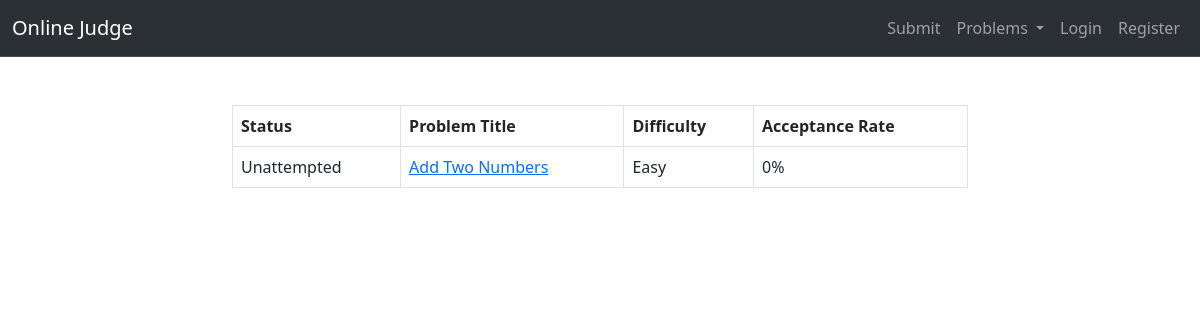
The app's page /, older data.
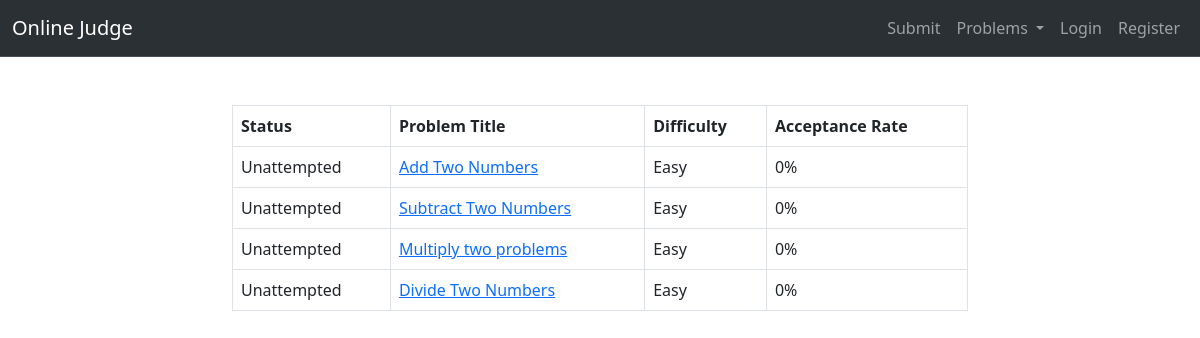
The same page, newer data.
### code_execution/models.py (models this page shows)
class Problem(models.Model):
    difficulty_choices = [("Easy", "Easy"), ("Medium", "Medium"), ("Difficult", "Difficult")]
    problem_id = models.CharField(max_length=120)
    problem_title = models.CharField(max_length=200)
    problem_statement = models.TextField(max_length=10000)
    difficulty = models.CharField(max_length=50, choices=difficulty_choices, default="Easy")
    count_solved = models.IntegerField(default=0)
    count_attempted = models.IntegerField(default=0)
    user_uploaded = models.ForeignKey(User, on_delete=models.SET_NULL, null=True)

### code_execution/views.py (the view)
# urls.py: path('', views.show_problem, name="show_problems")
def show_problem(request):
    problems = Problems.objects.all()
    updated_problems = []
    for problem in problems:
        new_object = {'problem': problem}
        if Submission.objects.filter(Q(problem__problem_id=problem.problem_id) & Q(verdict="ACCEPTED") & Q(
                user__username=request.user.username)).exists():
            new_object['status'] = "Solved"
        elif Submission.objects.filter(
                Q(problem__problem_id=problem.problem_id) & Q(user__username=request.user.username)).exists():
            new_object['status'] = "Unsolved"
        else:
            new_object['status'] = "Unattempted"
        updated_problems.append((new_object))
    return render(request, "code_execution/problems.html", {"problems": updated_problems})

### code_execution/templates/code_execution/problems.html
{% extends "users/base.html" %}
{% block content %}
    <div class="container mt-5">
        <div class="row justify-content-center">
            <div class="col-md-8">
                <table class="table table-bordered table-hover">
                    <thead class="thead-light">
                        <tr>
                            <th>Status</th>
                            <th>Problem Title</th>
                            <th>Difficulty</th>
                            <th>Acceptance Rate</th>
                        </tr>
                    </thead>
                    <tbody>
                        {% for problem in problems %}
                            <tr>
                                <td>{{problem.status}}</td>
                                <td><a href="/problems/{{ problem.problem.problem_id }}">{{problem.problem.problem_title}}</a></td>
                                <td>{{problem.problem.difficulty}}</td>
                                <td>0%</td>
                            </tr>
                        {% endfor %}
                    </tbody>
                </table>
            </div>
        </div>
    </div>
{% endblock %}

### users/templates/users/base.html (shortened to what this page needs)
<!DOCTYPE html>
<html lang="en">
<head>
    <link href="https://cdn.jsdelivr.net/npm/bootstrap@5.3.0/dist/css/bootstrap.min.css" rel="stylesheet">
</head>
<body>
<nav class="navbar navbar-expand-lg bg-body-tertiary bg-dark border-bottom border-bottom-dark" data-bs-theme="dark">
    <div class="container-fluid">
        <a class="navbar-brand" href="/">Online Judge</a>
        <div class="collapse navbar-collapse" id="navbarNavAltMarkup">
            <div class="navbar-nav ms-auto">
                <a class="nav-link" href="{% url 'execute' %}">Submit</a>
                <li class="nav-item dropdown">
                    <a class="nav-link dropdown-toggle" href="#" id="navbarDropdown" role="button"
                        data-bs-toggle="dropdown" aria-haspopup="true" aria-expanded="false">
                        Problems
                    </a>
                </li>
                {% if user.is_authenticated %}
                <a class="nav-item nav-link" href="{% url 'logout_user' %}">Logout</a>
                {% else%}
                <a class="nav-item nav-link" href="{% url 'login_user' %}">Login</a>
                <a class="nav-item nav-link" href="{% url 'register_user' %}">Register</a>
                {% endif %}
            </div>
        </div>
    </div>
</nav>
    {% block content %}
    {% endblock %}
</body>
</html>

Row changes from the older to the newer data that the page shows:
added Problem: status "Unattempted", problem.problem_title "Subtract Two Numbers", problem.difficulty "Easy"
added Problem: status "Unattempted", problem.problem_title "Multiply two problems", problem.difficulty "Easy"
added Problem: status "Unattempted", problem.problem_title "Divide Two Numbers", problem.difficulty "Easy"
